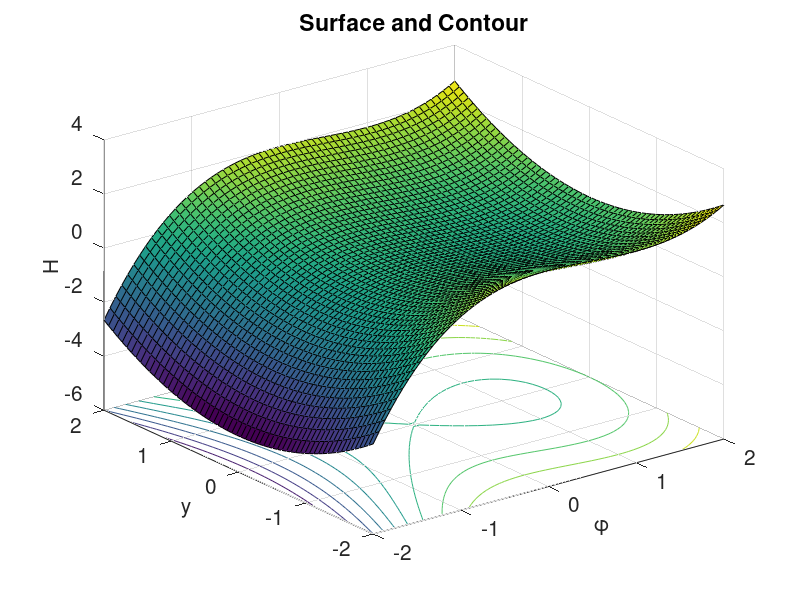

This chart was generated by the following MATLAB code:
% Hamiltonian
figure
fsize=15;
ezsurfc('(y^2-v^2)/2+v^3/3',[-2,2]);
set(gca,'XTick',-2:1:2,'FontSize',fsize)
set(gca,'YTick',-2:1:2,'FontSize',fsize)
xlabel('\phi','FontSize',fsize)
ylabel('y','FontSize',fsize)
zlabel('H','FontSize',fsize)
title('Surface and Contour')
